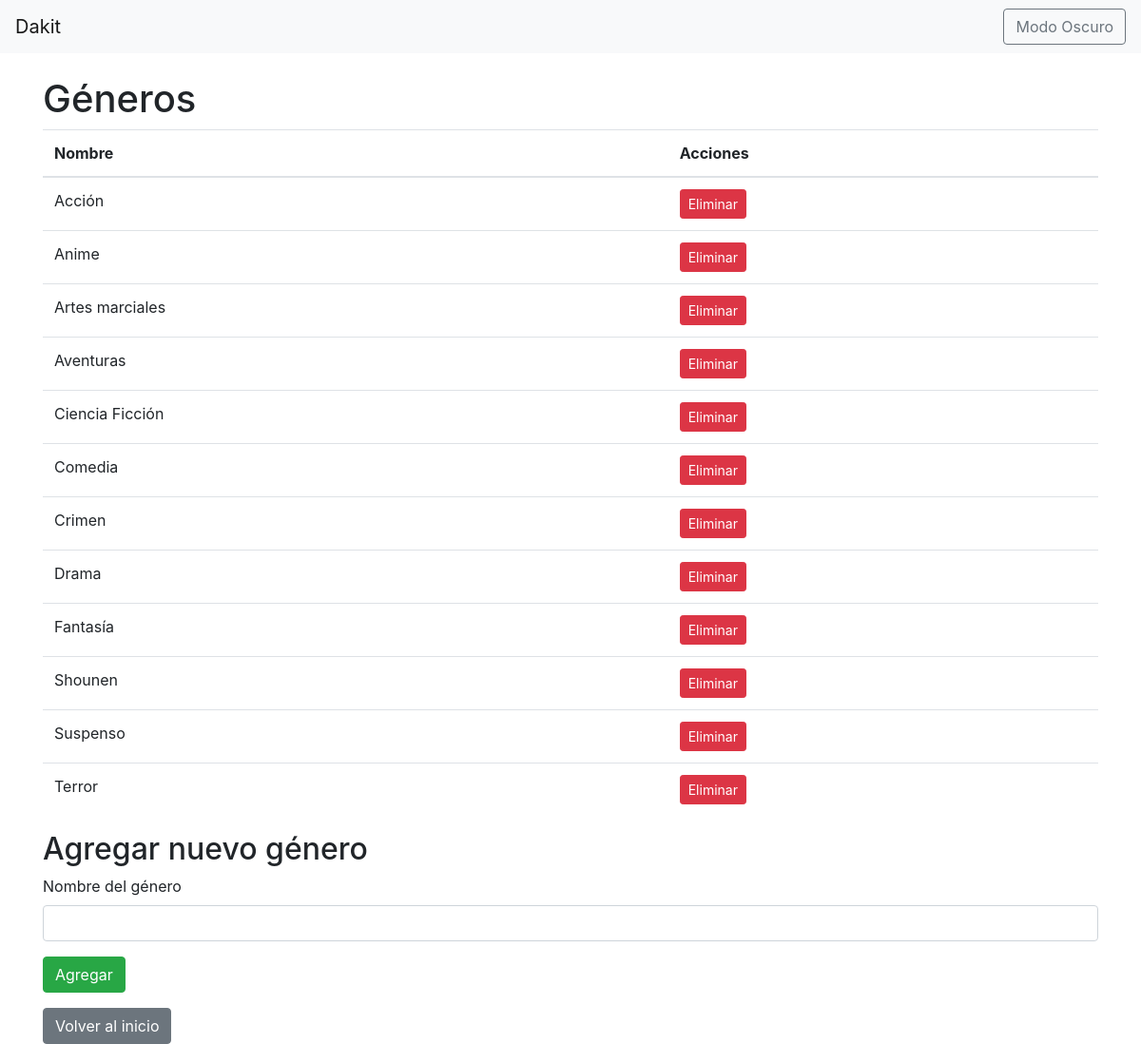
The app's page /genres with its own data.
### app.py (models this page shows, shortened)
class Genre(db.Model):
    id = db.Column(db.Integer, primary_key=True)
    name = db.Column(db.String(50), nullable=False, unique=True)

### app.py (the view)
@app.route('/genres', methods=['GET', 'POST'])
def genres():
    if request.method == 'POST':
        name = request.form['name']
        new_genre = Genre(name=name)
        try:
            db.session.add(new_genre)
            db.session.commit()
            return redirect(url_for('genres'))
        except Exception as e:
            return f'Error al agregar el género: {e}'
    else:
        genres = Genre.query.order_by(Genre.name).all()
        return render_template('genres.html', genres=genres)

### templates/genres.html (shortened to what this page needs)
{% extends 'base.html' %}
{% block content %}
    <h1>Géneros</h1>
    <table class="table">
        <thead>
            <tr>
                <th>Nombre</th>
                <th>Acciones</th>
            </tr>
        </thead>
        <tbody>
            {% for genre in genres %}
            <tr>
                <td>{{ genre.name }}</td>
                <td>
                    <a href="{{ url_for('delete_genre', id=genre.id) }}" class="btn btn-sm btn-danger">Eliminar</a>
                </td>
            </tr>
            {% endfor %}
        </tbody>
    </table>
    <h2>Agregar nuevo género</h2>
    <form action="{{ url_for('genres') }}" method="POST">
        <div class="form-group">
            <label for="name">Nombre del género</label>
            <input type="text" name="name" id="name" class="form-control" required>
        </div>
        <button type="submit" class="btn btn-success">Agregar</button>
    </form>
    <a href="{{ url_for('index') }}" class="btn btn-secondary mt-3">Volver al inicio</a>
{% endblock %}

### static/CSS/main.css (style rules this page uses)
body { margin: 0; font-family: Arial, Helvetica, sans-serif; }

### records on screen
Genre: name "Acción"
Genre: name "Anime"
Genre: name "Artes marciales"
Genre: name "Aventuras"
Genre: name "Ciencia Ficción"
Genre: name "Comedia"
Genre: name "Crimen"
Genre: name "Drama"
Genre: name "Fantasía"
Genre: name "Shounen"
Genre: name "Suspenso"
Genre: name "Terror"
